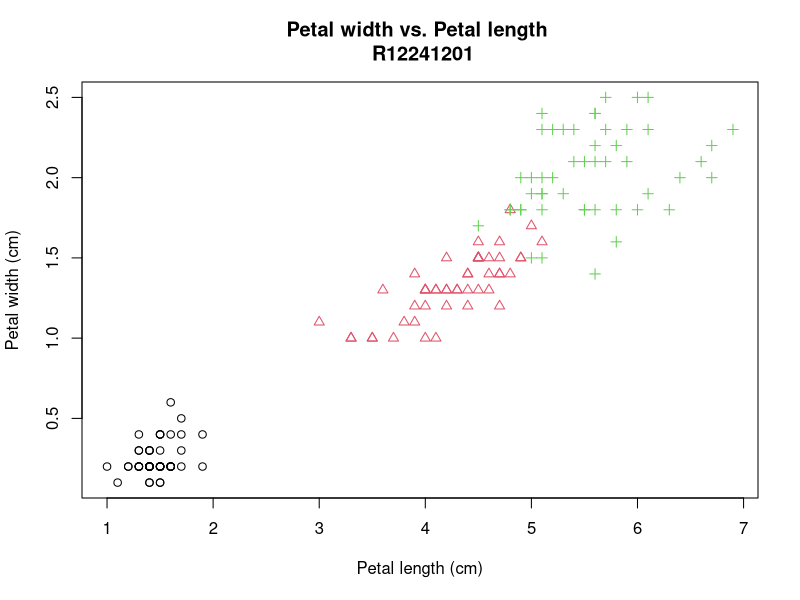
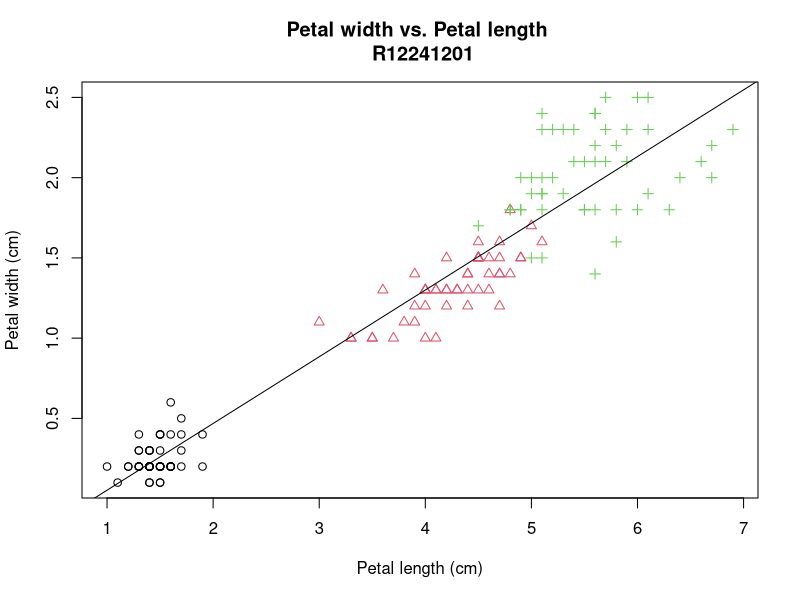
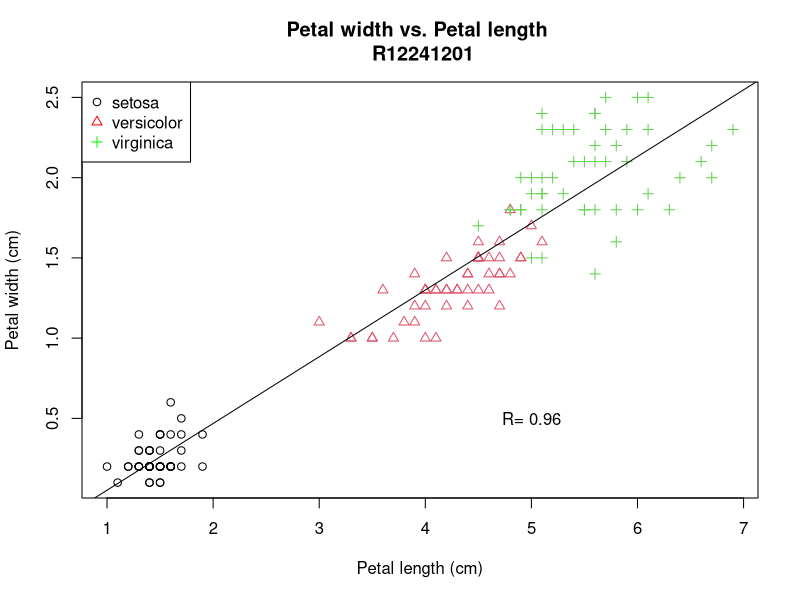

Here is the R script that generated these plots, in order:
## ---- chunk 1
setwd("D:/台大課程/113-1/r生態資料")
pdf(file = "week6 homework.pdf", paper = "A4")
## ---- chunk 2
data("iris")
## ---- chunk 3
pch_values <- as.numeric(iris$Species)
## ---- chunk 4
plot(iris$Petal.Length , iris$Petal.Width , 
     col = iris$Species,
     pch = pch_values,
     xlab = "Petal length (cm)", ylab = "Petal width (cm)",
     main = "Petal width vs. Petal length \n R12241201")
## ---- chunk 5
plot(iris$Petal.Length , iris$Petal.Width , 
     col = iris$Species,
     pch = pch_values,
     xlab = "Petal length (cm)", ylab = "Petal width (cm)",
     main = "Petal width vs. Petal length \n R12241201")

fittedline <- lm(Petal.Width ~ Petal.Length , iris)
abline(fittedline , lty = 1)
## ---- chunk 6
plot(iris$Petal.Length , iris$Petal.Width , 
     col = iris$Species,
     pch = pch_values,
     xlab = "Petal length (cm)", ylab = "Petal width (cm)",
     main = "Petal width vs. Petal length \n R12241201")

fittedline <- lm(Petal.Width ~ Petal.Length , iris)
abline(fittedline , lty = 1)

legend("topleft",legend=c("setosa" , "versicolor", "virginica"), col=c("black" , "red" , "green"), pch = c(1:3)) 
text(5,0.5 , 'R= 0.96')
## ---- chunk 7
dev.off()
